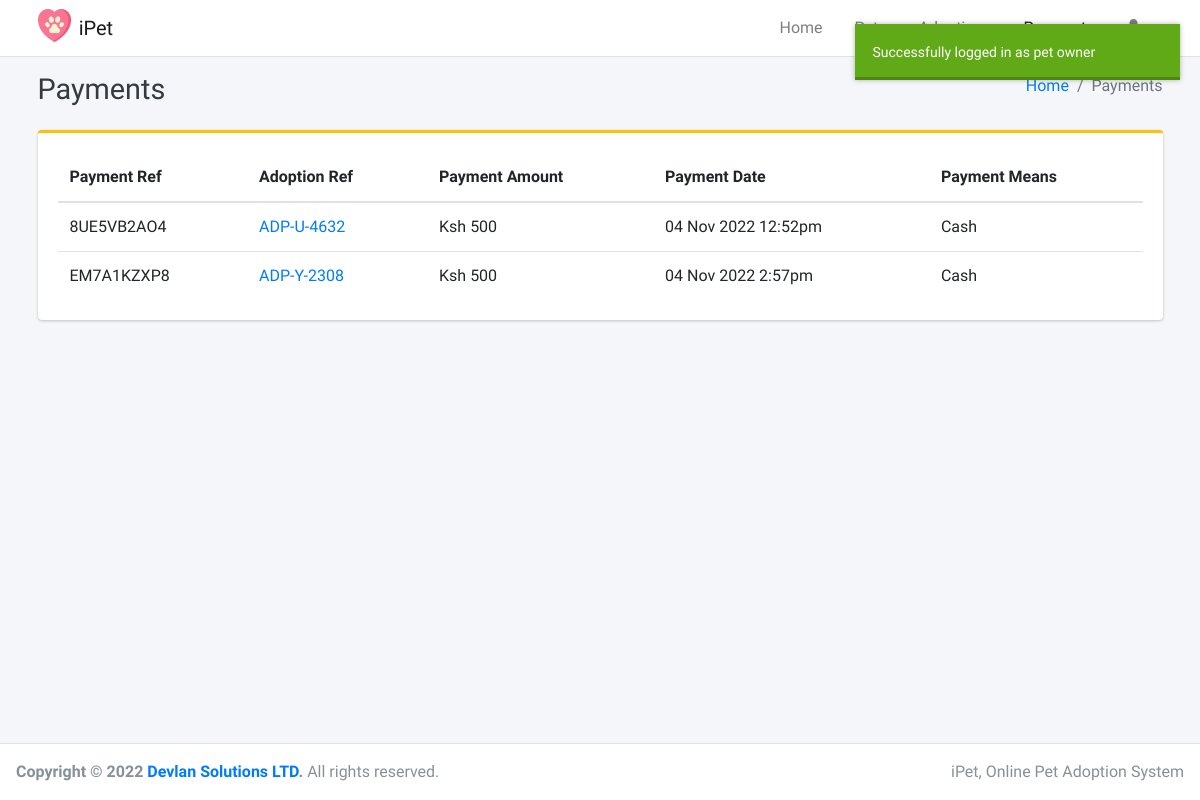
Page /views/owner_payments (signed in) on the earlier database version.
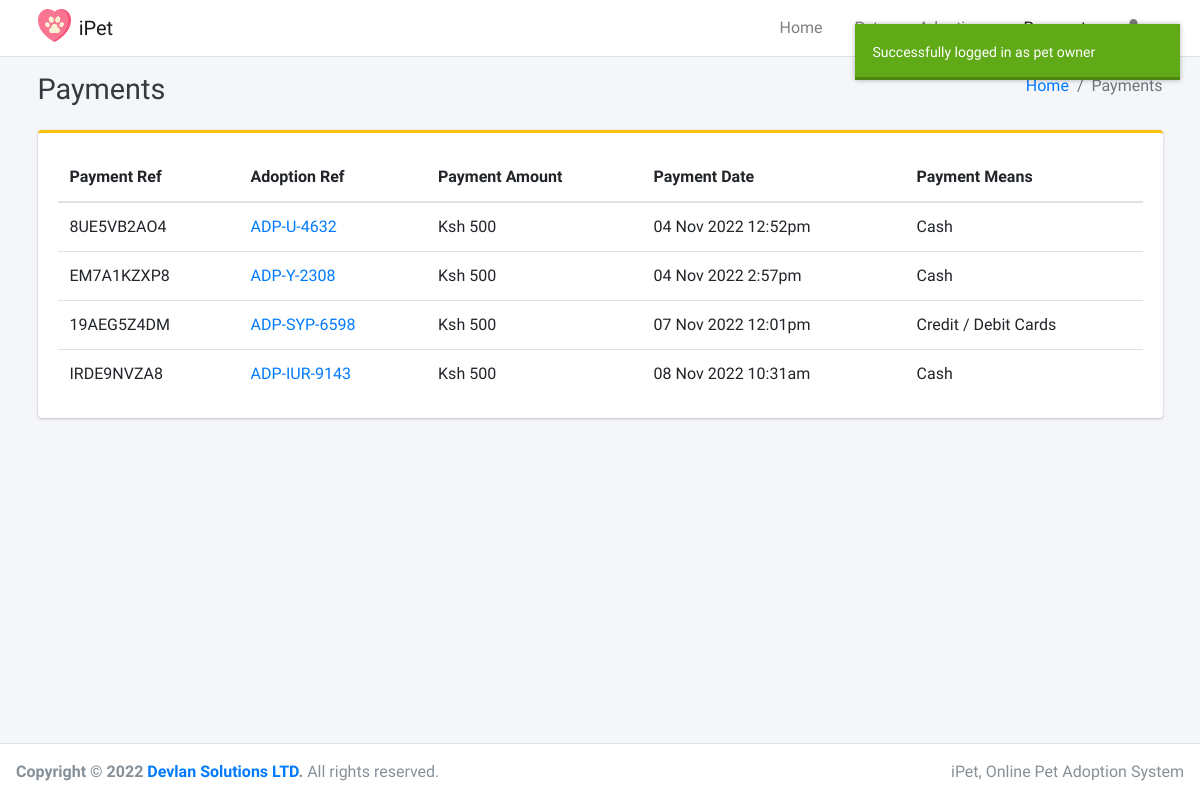
Same page on the later database version.
### tables this page shows
CREATE TABLE `payment` (
  `payment_id` int(200) NOT NULL,
  `payment_pet_adoption_id` int(200) NOT NULL,
  `payment_ref` varchar(200) NOT NULL,
  `payment_amount` varchar(200) NOT NULL,
  `payment_date` timestamp(6) NOT NULL DEFAULT current_timestamp(6) ON UPDATE current_timestamp(6),
  `payment_means` varchar(200) NOT NULL
);

CREATE TABLE `pet_adoption` (
  `pet_adoption_id` int(200) NOT NULL,
  `pet_adoption_pet_id` int(200) NOT NULL,
  `pet_adoption_pet_adopter_id` int(200) NOT NULL,
  `pet_adoption_date` varchar(200) NOT NULL,
  `pet_adoption_payment_status` varchar(200) NOT NULL DEFAULT 'Pending',
  `pet_adoption_return_status` varchar(200) NOT NULL DEFAULT 'Not Returned',
  `pet_adoption_ref` varchar(200) NOT NULL
);

### views/owner_payments.php (the view, shortened to what this page needs)
<?php
require_once('../config/config.php');
require_once('../partials/head.php');
?>
<body class="hold-transition layout-top-nav">
    <div class="wrapper">
        <?php require_once('../partials/adopters_header.php'); ?>
        <div class="content-wrapper">
            <div class="content-header">
                <div class="container">
                    <div class="row mb-2">
                        <div class="col-sm-6">
                            <h1 class="m-0 text-dark"> Payments</h1>
                        </div>
                        <div class="col-sm-6">
                            <ol class="breadcrumb float-sm-right">
                                <li class="breadcrumb-item"><a href="#">Home</a></li>
                                <li class="breadcrumb-item active">Payments</li>
                            </ol>
                        </div>
                    </div>
                </div>
            </div>
            <div class="content">
                <div class="container">
                    <div class="row">
                        <div class="col-lg-12 col-12">
                            <div class="card card-warning card-outline">
                                <div class="card-body">
                                    <table class="table">
                                        <thead>
                                            <tr>
                                                <th>Payment Ref</th>
                                                <th>Adoption Ref</th>
                                                <th>Payment Amount</th>
                                                <th>Payment Date</th>
                                                <th>Payment Means</th>
                                            </tr>
                                        </thead>
                                        <tbody>
                                            <?php
                                            $ret = "SELECT * FROM payment pay
                                            INNER JOIN pet_adoption pa ON pa.pet_adoption_id = pay.payment_pet_adoption_id
                                            INNER JOIN pet p ON p.pet_id = pa.pet_adoption_pet_id
                                            INNER JOIN pet_owner po ON po.pet_owner_id = p.pet_owner_id
                                            INNER JOIN pet_adopter pad ON pad.pet_adopter_id = pa.pet_adoption_pet_adopter_id
                                            WHERE po.pet_owner_login_id = '{$_SESSION['login_id']}'";
                                            $stmt = $mysqli->prepare($ret);
                                            $stmt->execute();
                                            $res = $stmt->get_result();
                                            while ($payment = $res->fetch_object()) {
                                            ?>
                                                <tr>
                                                    <td><?php echo $payment->payment_ref; ?></td>
                                                    <td>
                                                        <a data-toggle="modal" href="#adoption_<?php echo $payment->payment_pet_adoption_id; ?>">
                                                            <?php echo $payment->pet_adoption_ref; ?>
                                                        </a>
                                                    </td>
                                                    <td>Ksh <?php echo number_format($payment->payment_amount); ?></td>
                                                    <td><?php echo date('d M Y g:ia', strtotime($payment->payment_date)); ?></td>
                                                    <td><?php echo $payment->payment_means; ?></td>
                                                </tr>
                                            <?php } ?>
                                        </tbody>
                                    </table>
                                </div>
                            </div>
                        </div>
                    </div>
                </div>
            </div>
        </div>
        <?php require_once('../partials/adopters_footer.php'); ?>
</body>
</html>

Differences in the rows shown:
added payment: payment_ref "19AEG5Z4DM", payment_pet_adoption.pet_adoption_ref "ADP-SYP-6598", payment_amount "500", payment_date "07 Nov 2022 12:01pm", payment_means "Credit / Debit Cards"
added payment: payment_ref "IRDE9NVZA8", payment_pet_adoption.pet_adoption_ref "ADP-IUR-9143", payment_amount "500", payment_date "08 Nov 2022 10:31am", payment_means "Cash"
